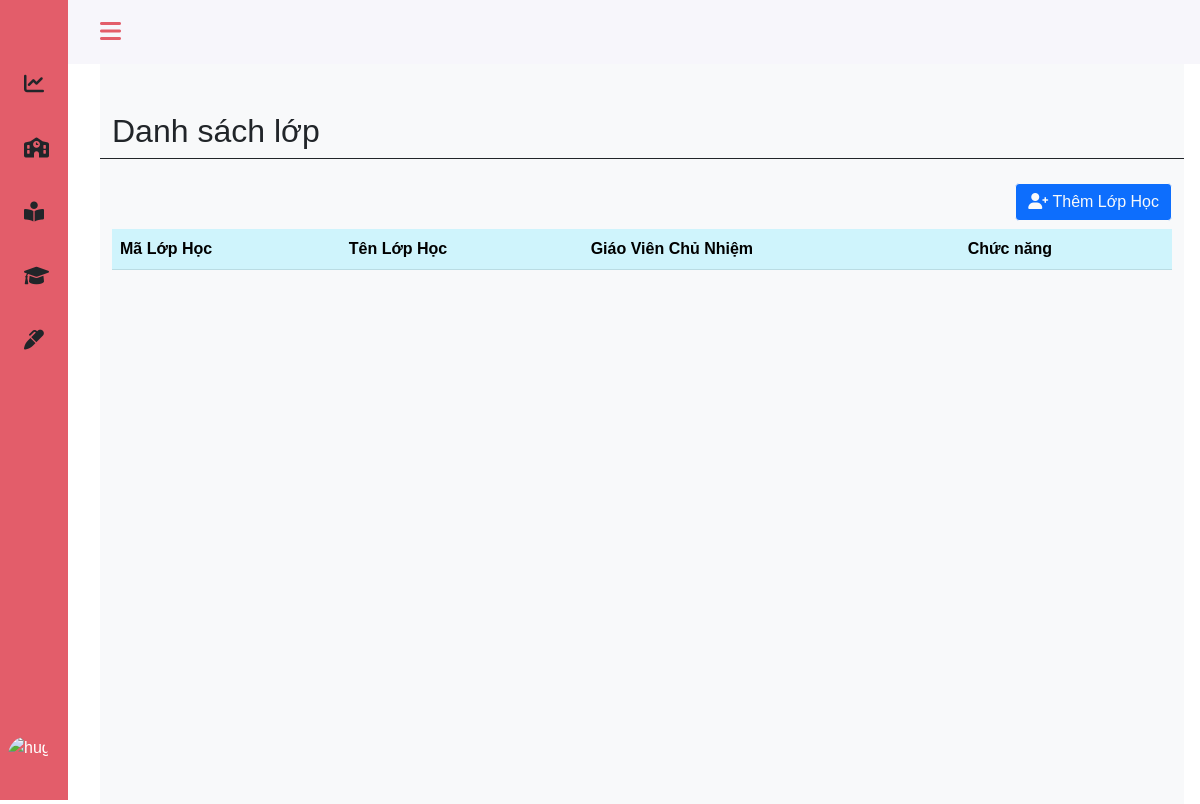
/admin/class.php (signed in), run on an earlier commit of the app's database.
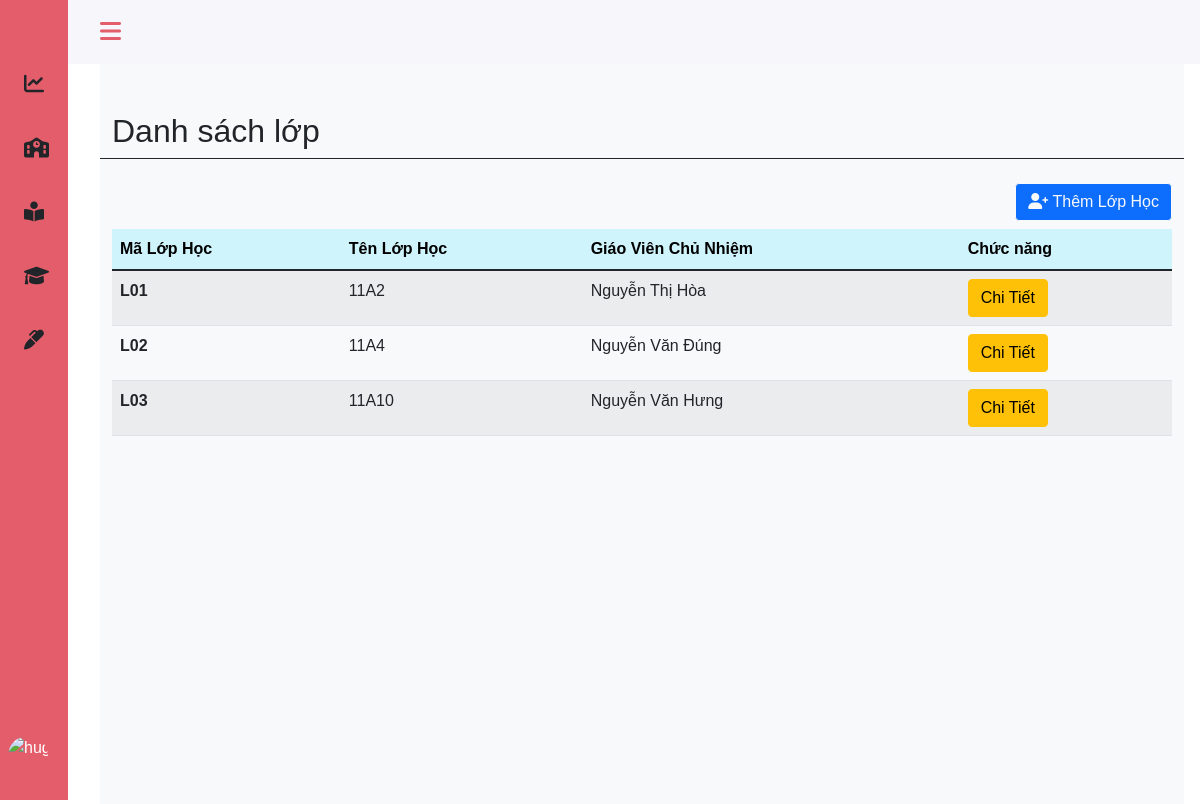
And on a later commit of the database.
### tables this page shows
CREATE TABLE `classes` (
  `class_id` varchar(10) NOT NULL,
  `class_name` varchar(50) NOT NULL,
  `teach_id` varchar(10) NOT NULL
);

CREATE TABLE `teachers` (
  `teach_id` varchar(10) NOT NULL,
  `teach_name` varchar(30) NOT NULL,
  `teach_email` varchar(100) DEFAULT NULL,
  `teach_phone` tinytext NOT NULL,
  `teach_address` varchar(20) NOT NULL,
  `teach_gender` tinyint(1) DEFAULT NULL,
  `teach_birth` date DEFAULT NULL,
  `sb_id` varchar(11) NOT NULL
);

### admin/class.php (the view, shortened to what this page needs)
<?php
include 'headerad.php';
?>
<main>
    <div class="height-100 bg-light">
        <div class="col py-3  ">
            <div class="container-fluid ">
                <div class="row mt-3 pt-3 border-bottom border-dark">
                    <div class="col-md-6">
                        <h2 >Danh sách lớp</h2>
                    </div>
                </div>
            </div>
            <div class="container-fluid py-3" style="width:100% ; overflow: auto; height: auto;">
                <div class="row">
                    <div class="py-2">
                        <button type="button" class="btn btn-primary btn-md btn-outline-light float-end" data-bs-toggle="modal" data-bs-target="#exampleModal">
                            <i class="fas fa-user-plus"></i> Thêm Lớp Học
                        </button>
                    </div>
                </div>
                <table class="table table-hover table-striped" id="example">
                    <thead>
                        <tr class="table-info">
                            <th scope="col">Mã Lớp Học</th>
                            <th scope="col">Tên Lớp Học</th>
                            <th scope="col">Giáo Viên Chủ Nhiệm</th>
                            <th scope="col">Chức năng</th>
                        </tr>
                    </thead>
                    <tbody>
                        <?php
                        include '../config.php';
                        $sql = "SELECT  cl.class_id, cl.class_name, t.teach_name FROM classes cl, teachers t
                        WHERE cl.teach_id = t.teach_id";
                        $result = mysqli_query($conn, $sql);
                        if (mysqli_num_rows($result) > 0) {
                            while ($row = mysqli_fetch_assoc($result)) {
                        ?>
                                <tr>
                                    <th scope="row"><?php echo $row['class_id']; ?> </th>
                                    <td><?php echo $row['class_name']; ?></td>
                                    <td><?php echo $row['teach_name']; ?></td>
                                    <td>
                                        <a class="btn btn-warning"  href="detail-class.php?classid=<?php echo  $row['class_id'] ?>">Chi Tiết</a>
                                    </td>
                                </tr>
                        <?php
                            }
                        }
                        ?>
                    </tbody>
                </table>
            </div>
        </div>
    </div>
</main>
<?php
include 'footerad.php';
?>

What changed in the data, as far as the page shows it:
now on this page (row edited): classes: class_id "L01", class_name "11A2", teach.teach_name "Nguyễn Thị Hòa"
now on this page (row edited): classes: class_id "L02", class_name "11A4", teach.teach_name "Nguyễn Văn Đúng"
now on this page (row edited): classes: class_id "L03", class_name "11A10", teach.teach_name "Nguyễn Văn Hưng"
